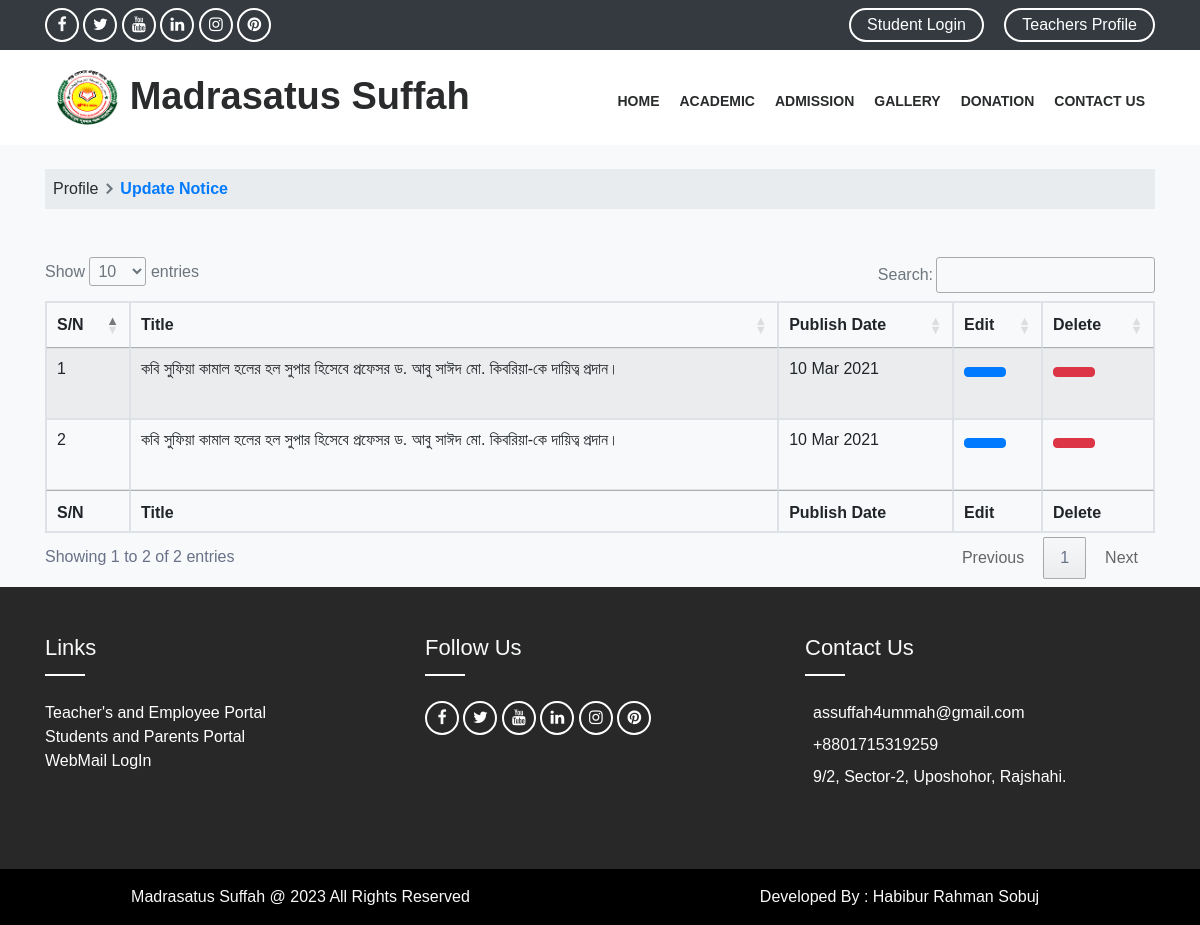
The page /update_notice/ (signed in) on the database its author committed.
### App_Home/models.py (models this page shows, shortened)
class Notice(models.Model):
    notice_title = models.CharField(max_length = 5000,verbose_name="Notice Title")
    notice_pdf = models.FileField(upload_to="notice_pdf", max_length = 254,verbose_name="Notice")
    publish_date=models.DateTimeField(auto_now_add=True)
    update_date = models.DateTimeField(auto_now=True, auto_now_add=False)
    class Meta:
        ordering=['-publish_date']

### App_Home/views.py (the view)
# urls.py: path('update_notice/',views.NoticeListView.as_view(),name='update_notice'),
class NoticeListView(LoginRequiredMixin,ListView):
    context_object_name="notice_list"
    model=Notice
    template_name="App_Home/update_notice.html"
    fields=('notice_title','notice_pdf')

### templates/App_Home/update_notice.html (shortened to what this page needs)
{% extends "base.html" %}
{% load static %}
{% load crispy_forms_tags %}
{% block body_block %}
<div class="main-content py-2 bg-light">
    <div class="container-lg mt-3 ">
        <div>
            <nav aria-label="breadcrumb" class="p-2 mb-5" style="background-color:#e9ecef">
                <ol class="breadcrumb">
                  <li class="breadcrumb-item"><a href={% url 'App_Login:profile' %}>Profile</a></li>
                  <li class="breadcrumb-item active text-primary font-weight-bold" aria-current="page">Update Notice</li>
                </ol>
              </nav>
        </div>
        <table id="datatable" class="table table-striped table-bordered" cellspacing="0" width="100%">
            <thead>
                <tr>
                    <th>S/N</th>
                    <th>Title</th>
                    <th>Publish Date</th>
                    <th>Edit</th>
                    <th>Delete</th>
                </tr>
            </thead>
            <tfoot>
                <tr>
                    <th>S/N</th>
                    <th>Title</th>
                    <th>Publish Date</th>
                    <th>Edit</th>
                    <th>Delete</th>
                </tr>
            </tfoot>
            <tbody>
                {% for notice in notice_list %}
                <tr>
                    <td>{{forloop.counter}}</td>
                    <td>{{ notice.notice_title }}</td>
                    <td>{{ notice.publish_date|date:"d M Y" }}</td>
                    <td>
                        <a href={% url 'App_Home:notice_edit' pk=notice.pk %}>
                            <p data-placement="top" data-toggle="tooltip" title="Edit"><button
                                    class="btn btn-primary btn-xs" data-title="Edit"></button></p>
                        </a>
                    </td>
                    <td>
                        <a href={% url 'App_Home:notice_delete' pk=notice.pk %} onclick="return confirm('Are you sure to delete?') "><p data-placement="top" data-toggle="tooltip" title="Delete"><button
                                class="btn btn-danger btn-xs" data-title="Delete"></button></p></a>
                    </td>
                </tr>
                {% endfor %}
            </tbody>
        </table>
    </div>
</div>
{% endblock %}

### static/css/mystyle.css (style rules this page uses)
body { font-family: 'Uni Neue', sans-serif !important; }

### rows shown on the page
Notice: notice_title "কবি সুফিয়া কামাল হলের হল সুপার হিসেবে প্রফেসর ড. আবু সাঈদ মো. কিবরিয়া-কে দায়িত্ব প্রদান।", publish_date "10 Mar 2021"
Notice: notice_title "কবি সুফিয়া কামাল হলের হল সুপার হিসেবে প্রফেসর ড. আবু সাঈদ মো. কিবরিয়া-কে দায়িত্ব প্রদান।", publish_date "10 Mar 2021"
